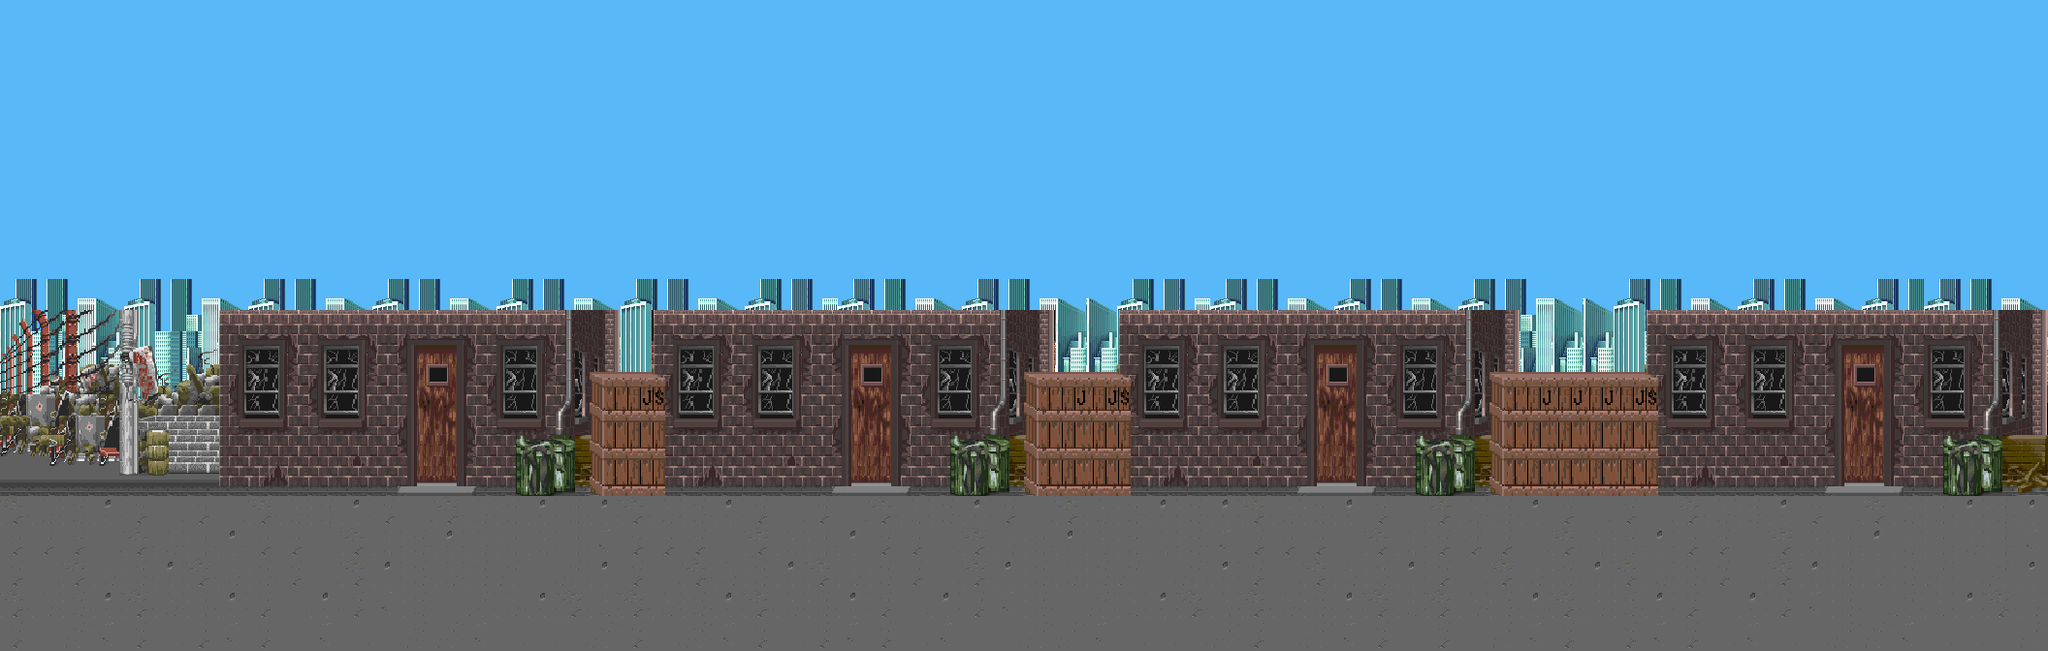

Rendered tile map (Tiled .tmx) drawn with the repository's tilesets; below, a short description and the map source with its tile grids summarised:
An orthogonal 66x21 tile map with 32x32 px tiles, 6 tile layers (collisionLayer, Sky, floor, city, ...), 2 tilesets and 8 objects (3x enemyWave, spawn, enemySpawn1, punkSpawn1, endGame, ...).

<map version="1.0" orientation="orthogonal" renderorder="right-down" width="66" height="21" tilewidth="32" tileheight="32" nextobjectid="33">
 <tileset firstgid="1" name="tileMapResource_1" tilewidth="32" tileheight="32" tilecount="805" columns="35">
  <image source="../backgrounds/tileMapResource_1.png" width="1120" height="736" />
 </tileset>
 <tileset firstgid="806" name="tileMapResource_2" tilewidth="32" tileheight="32" tilecount="805" columns="35">
  <image source="../backgrounds/tileMapResource_2.png" trans="ffaec9" width="1120" height="736" />
 </tileset>
 <layer name="collisionLayer" width="66" height="21">
  <data>[1386 cells, 140 non-empty, 9 distinct tile ids]</data>
 </layer>
 <layer name="Sky" width="66" height="21">
  <data>[1386 cells, 414 non-empty, 4 distinct tile ids]</data>
 </layer>
 <layer name="floor" width="66" height="21">
  <data>[1386 cells, 330 non-empty, 8 distinct tile ids]</data>
 </layer>
 <layer name="city" width="66" height="21">
  <data>[1386 cells, 303 non-empty, 94 distinct tile ids]</data>
 </layer>
 <objectgroup name="objects">
  <object id="2" name="spawn" x="81.3333" y="550.667" />
  <object id="21" name="enemySpawn1" x="1030" y="589" width="17" height="16" />
  <object id="24" name="punkSpawn1" x="387.333" y="579.333" width="17" height="16" />
  <object id="27" name="endGame" x="2050" y="513" width="60" height="156" />
  <object id="28" name="enemyWave" x="449.333" y="513.333" width="32" height="157.333" />
  <object id="29" name="enemyWave" x="1086.67" y="520" width="34.6667" height="152" />
  <object id="31" name="enemyWave" x="1793.33" y="513.333" width="32" height="157.333" />
  <object id="32" name="bossSpawn" x="1950.67" y="512" width="34.6667" height="160" />
 </objectgroup>
 <layer name="buildings" width="66" height="21">
  <data>[1386 cells, 276 non-empty, 120 distinct tile ids]</data>
 </layer>
 <layer name="boxes" width="66" height="21">
  <data>[1386 cells, 244 non-empty, 16 distinct tile ids]</data>
 </layer>
</map>